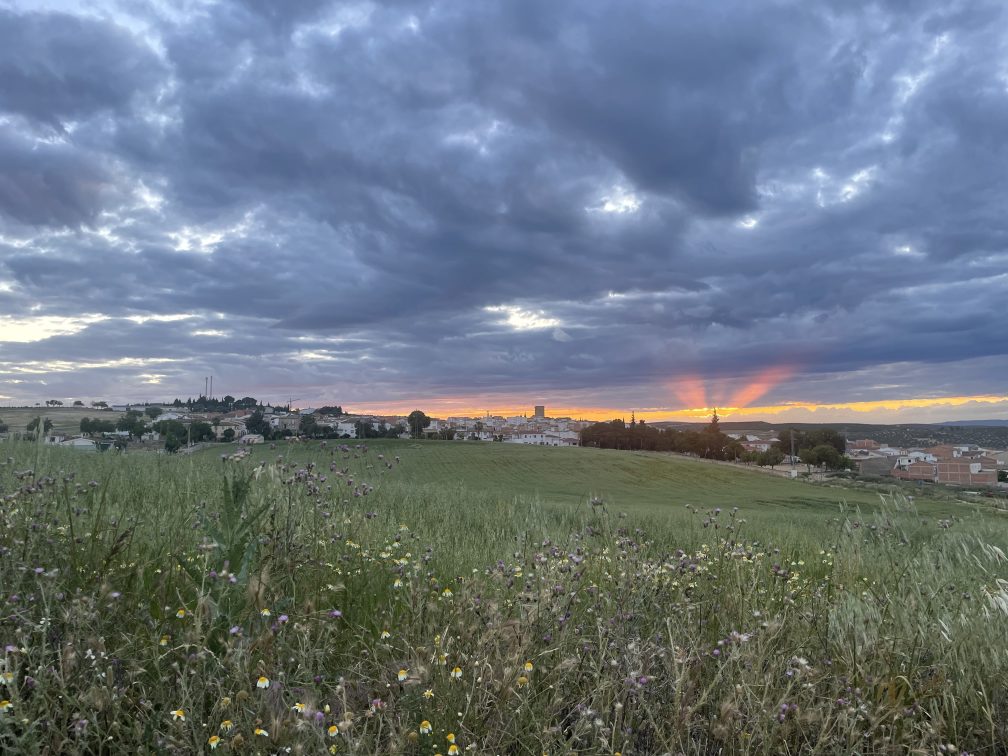
#> input picture ejercicioscapitulo7/imagen.jpg, 4032 x 3024 px (shown at 1/4 size)
$ python recortarregioROI.py
#> lines starting #> are read from the running program, lines starting #| are printed output that depends on the picture
#recortarregioROI.py
import cv2
import matplotlib.pyplot as plt

img = cv2.imread('imagen.jpg')
#> img is the input picture: shape (3024, 4032, 3); mean B, G, R 127.4, 117.1, 105.9
#  Definir la región de interés (ROI)
x, y, w, h = 2000, 1400, 700, 700
# 3. Recortar la ROI
roi = img[y:y+h, x:x+w]
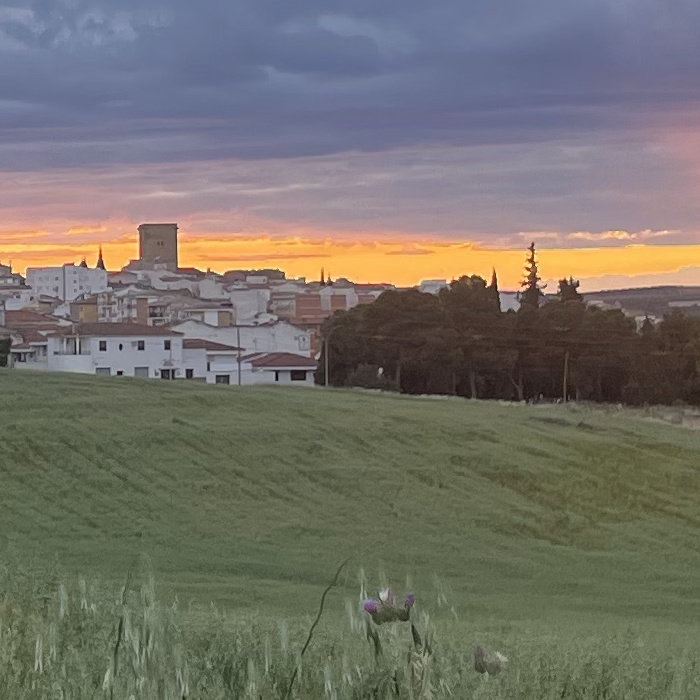
#> roi: shape (700, 700, 3); mean B, G, R 106.2, 113.4, 116.3

img_con_cuadro = img.copy()
cv2.rectangle(img_con_cuadro, (x, y), (x+w, y+h), (0, 255, 0), 5) # Cuadro verde

fig, (ax1, ax2) = plt.subplots(1, 2, figsize=(14, 7))

ax1.imshow(cv2.cvtColor(img_con_cuadro, cv2.COLOR_BGR2RGB))
ax1.set_title('Imagen Original (Zona marcada)')
ax1.axis('on')

ax2.imshow(cv2.cvtColor(roi, cv2.COLOR_BGR2RGB))
ax2.set_title(f'ROI: {w}x{h} píxeles')
ax2.axis('off')

plt.tight_layout()
plt.show()
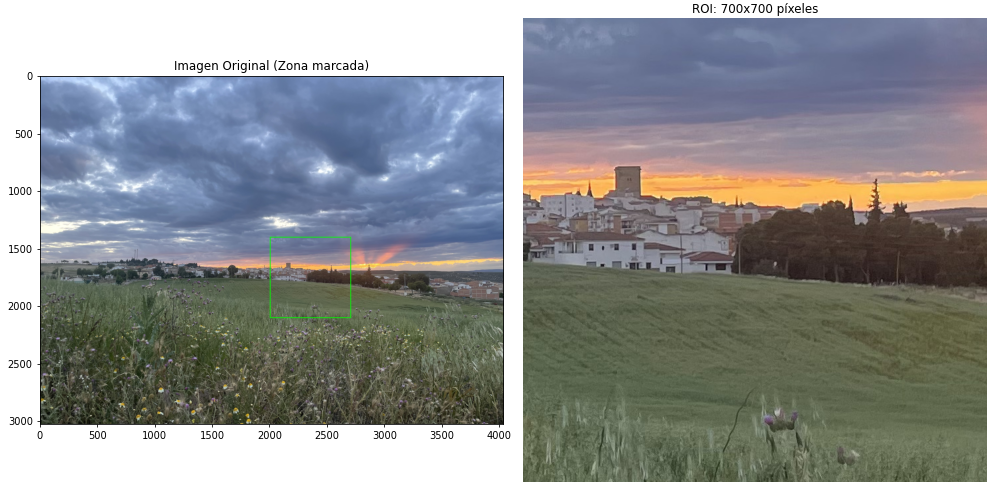
#> figure drawn by matplotlib, 2 panels
